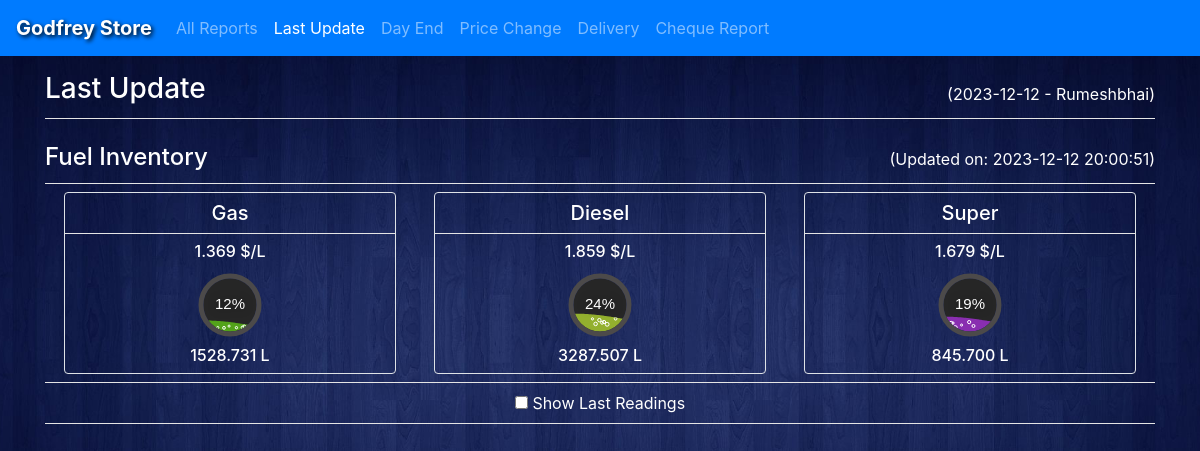
The app's page /lastupdate with its own data.
### tables this page shows
CREATE TABLE `daily_fuel_readings` (
  `id` int(11) NOT NULL,
  `date` date DEFAULT NULL,
  `gas_1_$` decimal(7,2) NOT NULL,
  `gas_1_L` decimal(7,3) NOT NULL,
  `gas_2_$` decimal(7,2) NOT NULL,
  `gas_2_L` decimal(7,3) NOT NULL,
  `diesel_$` decimal(7,2) NOT NULL,
  `diesel_L` decimal(7,3) NOT NULL,
  `super_$` decimal(7,2) NOT NULL,
  `super_L` decimal(7,3) NOT NULL,
  `epos_total` decimal(8,2) NOT NULL,
  `balance_cleared` decimal(7,2) NOT NULL,
  `on_hold` decimal(7,2) NOT NULL,
  `employee` text NOT NULL
);

CREATE TABLE `current_fuel_status` (
  `last_update` datetime NOT NULL DEFAULT current_timestamp() ON UPDATE current_timestamp(),
  `last_update_id` int(11) NOT NULL,
  `gas_L` decimal(8,3) NOT NULL,
  `diesel_L` decimal(8,3) NOT NULL,
  `super_L` decimal(8,3) NOT NULL,
  `gas_price` decimal(7,3) NOT NULL,
  `diesel_price` decimal(7,3) NOT NULL,
  `super_price` decimal(7,3) NOT NULL
);

### models/DBManager.class.php (called while the page is built, shortened)
<?php
class DBManager
{
    public function __construct()
    {
        try {
            $this->db = new PDO("mysql:host=" . self::HOST . ";dbname=" . self::DBNAME, self::USER, self::PASS);
        } catch (Exception $e) {
            die("Database Connection Error: " . $e->getMessage());
        }
    }
}

### models/querymanager.class.php (called while the page is built, shortened)
<?php
class querymanager extends DBManager
{
    public function getCurrentFuelStatus()
    {
        $query = $this->db->prepare("SELECT * FROM `current_fuel_status`");
        $query->execute();
        $results = $query->fetchAll(PDO::FETCH_ASSOC);
        return array($results[0]);
    }
    public function getLastReadings($id)
    {
        $query = $this->db->prepare("SELECT * FROM `daily_fuel_readings` WHERE `id` = ?");
        $query->execute([$id]);
        $results = $query->fetchAll(PDO::FETCH_ASSOC);
        return array($results[0]);
    }
}

### screens/lastupdate.php (the view, shortened to what this page needs)
<?php
include("../head.inc.php");
$queryMgr = new querymanager();
$currentData = $queryMgr->getCurrentFuelStatus()[0];
$lastReadings = $queryMgr->getLastReadings($currentData["last_update_id"])[0];
?>
<!DOCTYPE html>
<html lang="en">
<head>
</head>
<nav class="navbar navbar-expand-lg navbar-dark bg-primary">
    <a class="navbar-brand font-weight-bold text-white" style="text-shadow: 2px 2px 4px #000000;" href="#">Godfrey Store</a>
    <div class="collapse navbar-collapse" id="navbarSupportedContent">
        <ul class="navbar-nav mr-auto">
            <li class="nav-item">
                <a class="nav-link" href="allreports">All Reports</a>
            </li>
            <li class="nav-item">
                <a class="nav-link active" href="#">Last Update<span class="sr-only">(current)</span></a>
            </li>
            <li class="nav-item">
                <a class="nav-link" href="dayend">Day End</a>
            </li>
            <li class="nav-item">
                <a class="nav-link" href="pricechange">Price Change</a>
            </li>
            <li class="nav-item">
                <a class="nav-link" href="delivery">Delivery</a>
            </li>
            <li class="nav-item">
                <a class="nav-link" href="chequereport">Cheque Report</a>
            </li>
        </ul>
    </div>
</nav>
<body>
    <div class="container mt-3">
        <div style="display:flex;">
            <h3 class="text-left d-inline-block">Last Update</h3>
            <p class="mt-auto mr-0 ml-auto text-right d-inline-block" style="margin-bottom: 8px;">(<?php echo $lastReadings["date"] ?> - <?php echo $lastReadings["employee"] ?>)</p>
        </div>
        <hr class="my-1">
        <div class="mt-4" style="display:flex;">
            <h4 class="text-center d-inline-block">Fuel Inventory</h4>
            <p class="mt-auto mr-0 ml-auto text-right d-inline-block" style="margin-bottom: 8px;">(Updated on: <?php echo $currentData["last_update"] ?>)</p>
        </div>
        <hr class="my-1">
        <div class="container">
            <div class="row">
                <div class="col-lg-4 col-md-4 col-4 text-center">
                    <div class="border rounded m-1">
                        <h5 class="my-2">Gas</h5>
                        <hr class="my-2">
                        <h6><?php echo $currentData["gas_price"] ?> $/L</h6>
                        <div id="fluid-meter-regular"></div>
                        <h6><?php echo $currentData["gas_L"] ?> L</h6>
                    </div>
                </div>
                <div class="col-lg-4 col-md-4 col-4 text-center">
                    <div class="border rounded m-1">
                        <h5 class="my-2">Diesel</h5>
                        <hr class="my-2">
                        <h6><?php echo $currentData["diesel_price"] ?> $/L</h6>
                        <div id="fluid-meter-diesel"></div>
                        <h6><?php echo $currentData["diesel_L"] ?> L</h6>
                    </div>
                </div>
                <div class="col-lg-4 col-md-4 col-4 text-center">
                    <div class="border rounded m-1">
                        <h5 class="my-2">Super</h5>
                        <hr class="my-2">
                        <h6><?php echo $currentData["super_price"] ?> $/L</h6>
                        <div id="fluid-meter-super"></div>
                        <h6><?php echo $currentData["super_L"] ?> L</h6>
                    </div>
                </div>
            </div>
        </div>
        <hr class="my-1">
        <div class="my-2 text-center">
            <input class="form-control-input" type="checkbox" value="" id="show_readings_toggle" onclick="toggle_the_div()">
            <label class="form-control-label text-white m-0" for="show_readings_toggle">
                Show Last Readings
            </label>
        </div>
        <hr class="my-1">
    </div>
</body>
</html>

### style.css (style rules this page uses)
body { min-width: 100vw; min-height: 100vh; background-image: url("assets/bg.jpg"); background-repeat: no-repeat; background-position: center; background-size: cover; }
h1, h2, h3, h4, h5, h6, text, p, td { color: white !important; }
hr { background-color: white; }

### records on screen
daily_fuel_readings: date "2023-12-12", employee "Rumeshbhai"
current_fuel_status: last_update "2023-12-12 20:00:51", gas_price "1.369", gas_L "1528.731", diesel_price "1.859", diesel_L "3287.507", super_price "1.679", super_L "845.700"
